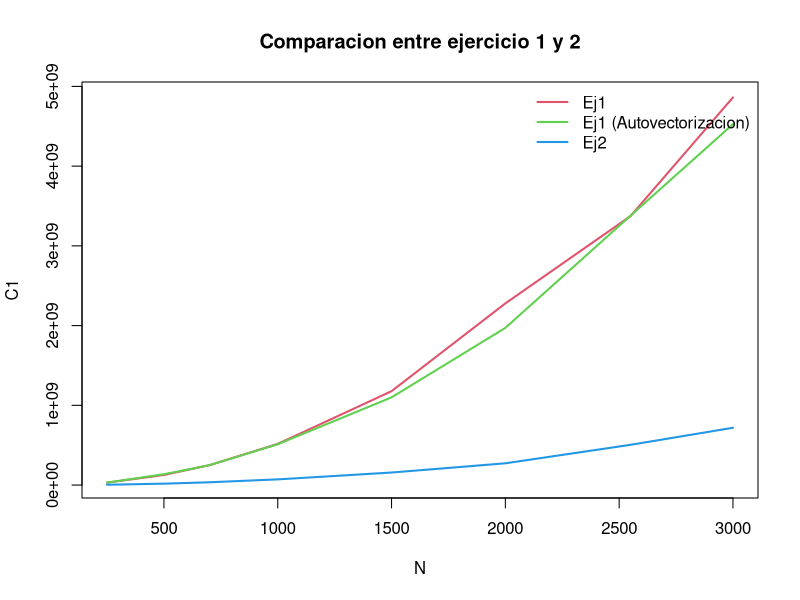

This chart was generated by the following R code:
N=c(250, 500, 700, 1000, 1500, 2000, 2550, 3000)

C1=c(31282461.000000,127093151.000000,250294542.000000,516507929.000000,1178042422.000000,2278755577.000000,3373884109.000000,4861878952.000000)
C1_O=c(31442443.000000,136596132.000000,249565451.000000,512164839.000000,1100144544.000000,1971787518.000000,3379215545.000000,4526434994.000000)
C2=c(4494986.000000,17849946.000000,35313273.000000,71714103.000000,157604941.000000,273429630.000000,505419668.000000,719190211.000000)
plot(N,C1,col=2,type="l",main="Comparacion entre ejercicio 1 y 2",lwd=2)
lines(N,C1_O,col=3,lwd=2)
lines(N,C2,col=4,lwd=2)
legend("topright",legend = c("Ej1","Ej1 (Autovectorizacion)","Ej2"), col = 2:4, lwd = 2, bty = "n")
